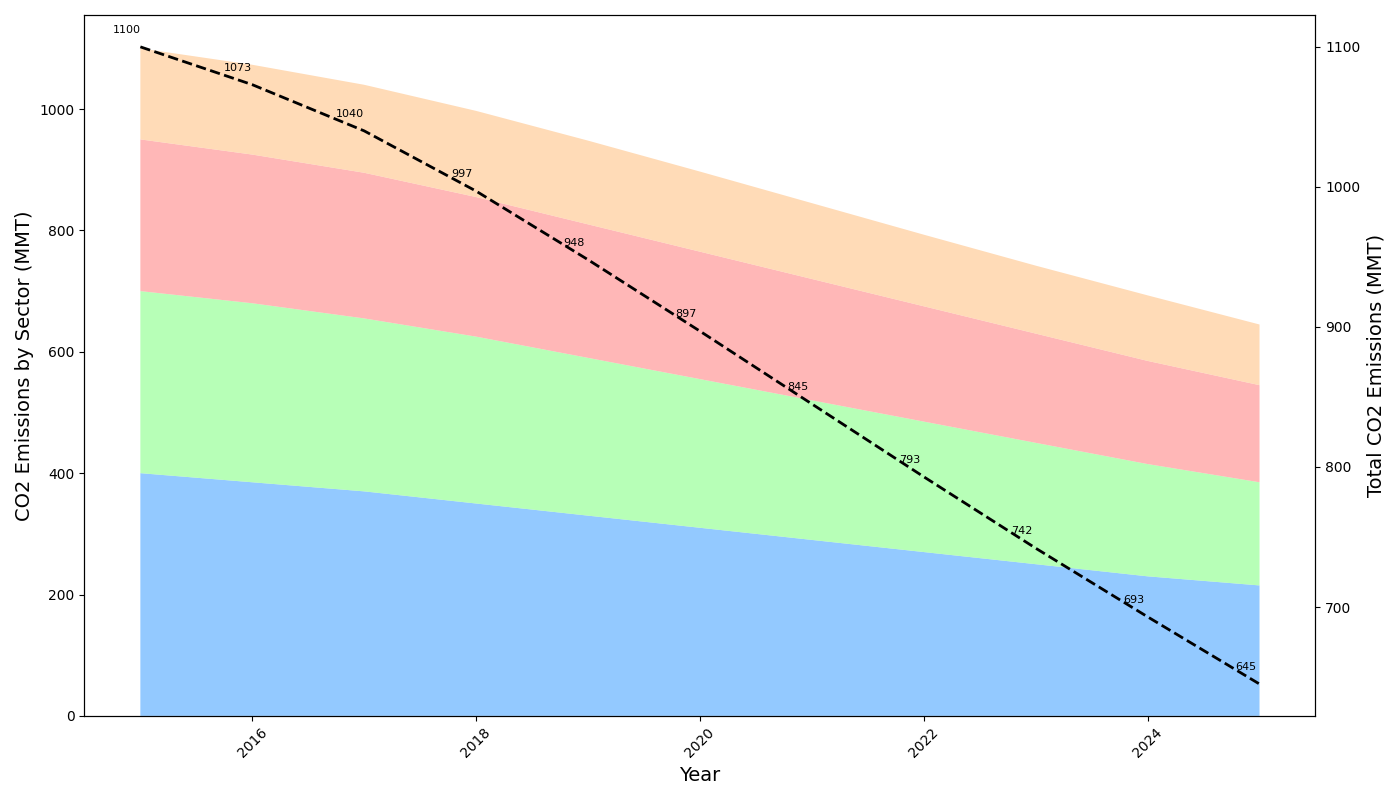

Recreate this plot in Python.
import matplotlib.pyplot as plt
import numpy as np

years = np.arange(2015, 2026)
energy = [400, 385, 370, 350, 330, 310, 290, 270, 250, 230, 215]
transport = [300, 295, 285, 275, 260, 245, 230, 215, 200, 185, 170]
industry = [250, 245, 240, 230, 220, 210, 200, 190, 180, 170, 160]
agriculture = [150, 148, 145, 142, 138, 132, 125, 118, 112, 108, 100]
total_emissions = np.array(energy) + np.array(transport) + np.array(industry) + np.array(agriculture)

fig, ax1 = plt.subplots(figsize=(14, 8))
ax2 = ax1.twinx()

ax1.stackplot(years, energy, transport, industry, agriculture, colors=['#66b3ff', '#99ff99', '#ff9999', '#ffcc99'], alpha=0.7)
ax2.plot(years, total_emissions, 'k--', linewidth=2)

for i, value in enumerate(total_emissions):
    ax2.annotate(f'{value}', (years[i], total_emissions[i]), textcoords="offset points", xytext=(-10,10), ha='center', fontsize=8)

ax1.set_xlabel('Year', fontsize=14)
ax1.set_ylabel('CO2 Emissions by Sector (MMT)', fontsize=14)
ax2.set_ylabel('Total CO2 Emissions (MMT)', fontsize=14)

ax1.tick_params(axis='x', labelrotation=45)
plt.tight_layout()
plt.show()
